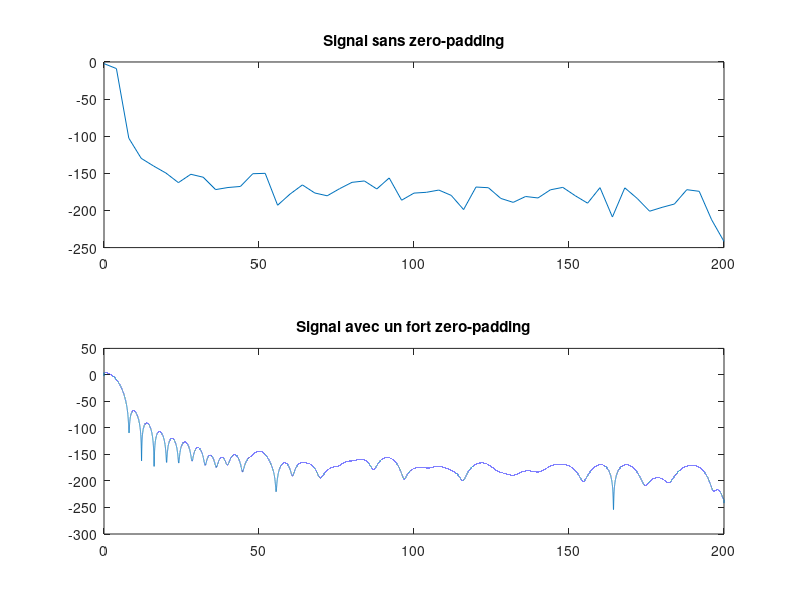

MATLAB code to generate this figure:
close all;clear;clc

%%% Ce script mets en évidence l'intérêt du zéro-padding. C'est à dire
%%% l'augmentation de la résolution spectral. Toutefois, le zéro-padding ne
%%% permet pas de réveler de nouveaux détails, il s'agit finalement d'une
%%% sorte d'interpolation sur le signal spectral.

N=100;
Fe = 400;
A1=0.075; 
f1=1.86;
phi0=120*pi/180;

C1=2.25;  

A2=A1/1.5;
phi1=140*pi/180;

C2=0.10; 
f2=0.28*f1;
phi2=90*pi/180;

A3=0.003; 
f3=50;

B=0.003;

cos1=A1*cos(2*pi*(1:N)*f1/Fe+phi0);
cos2=A2*cos(4*pi*(1:N)*f1/Fe+phi1+phi0);
cos3=A3*cos(2*pi*(1:N)*f3/Fe+phi0);
bruit=B*randn(1,N);
signal=(1+C2*cos(2*pi*(1:N)*f2/Fe+phi2)).*(cos1+cos2+cos3)+C1+bruit;

[yhann, xhann] = periodogram(signal, hann(length(signal)), N, Fe);
[yhann1, xhann1] = periodogram(signal, hann(length(signal)), 2^18, Fe);

figure;
subplot(211)
plot(xhann,10*log(yhann))
title('Signal sans zero-padding')
subplot(212)
plot(xhann1,10*log(yhann1))
title('Signal avec un fort zero-padding')